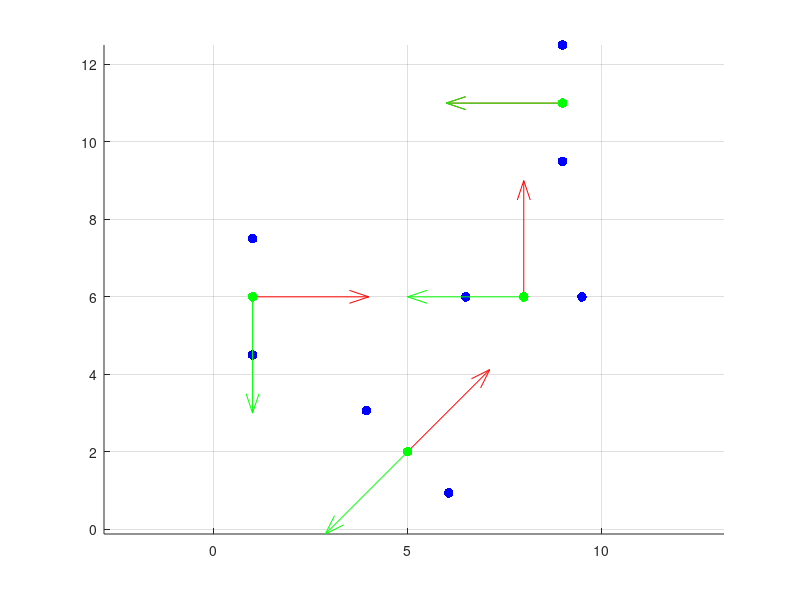

MATLAB code for this plot:
x = [1, 5, 8, 9];
y = [6, 2, 6, 11];
theta = [0, pi/4, pi/2, pi];

dL = [3*pi/4, 6*pi/4, 9*pi/4, 12*pi/4];
dR = [-3*pi/4, -6*pi/4, -9*pi/4, -12*pi/4];
w = 3;

dtheta = (dR - dL)/w

if dtheta == 0
    dx = (dR + dL)/2 .* cos(theta);
    dy = (dR + dL)/2 .* sin(theta);
else
    r = (w/2)*((dR+dL)./(dL-dR))

    dx = r.*(-sin(theta+dtheta) + sin(theta));
    dy = r.*( cos(theta+dtheta) - cos(theta));
end

w2 = w/2;
lwheelx = x - w2.*sin(theta);
lwheely = y + w2.*cos(theta);
rwheelx = x + w2.*sin(theta);
rwheely = y - w2.*cos(theta);

to_plot_x = [x; lwheelx; rwheelx];
to_plot_y = [y; lwheely; rwheely];

figure;
scatter(to_plot_x, to_plot_y, 50, 'filled', 'MarkerFaceColor', 'blue');
hold on;

arrow_length = 3;
u = arrow_length * cos(theta);
v = arrow_length * sin(theta);

quiver(x, y, u, v, 'r', 'LineWidth', 0.5, 'MaxHeadSize', 0.1, 'AutoScale', 'off');

to_plot_x2 = [x + dx]
to_plot_y2 = [y + dy]

u_2 = arrow_length * cos(theta+dtheta);
v_2 = arrow_length * sin(theta+dtheta);
scatter(to_plot_x2, to_plot_y2, 50, 'filled', 'MarkerFaceColor', 'green');
quiver(to_plot_x2, to_plot_y2, u_2, v_2, 'g', 'LineWidth', 0.5, 'MaxHeadSize', 0.1, 'AutoScale', 'off');

axis equal;
grid on;
waitfor(gcf);